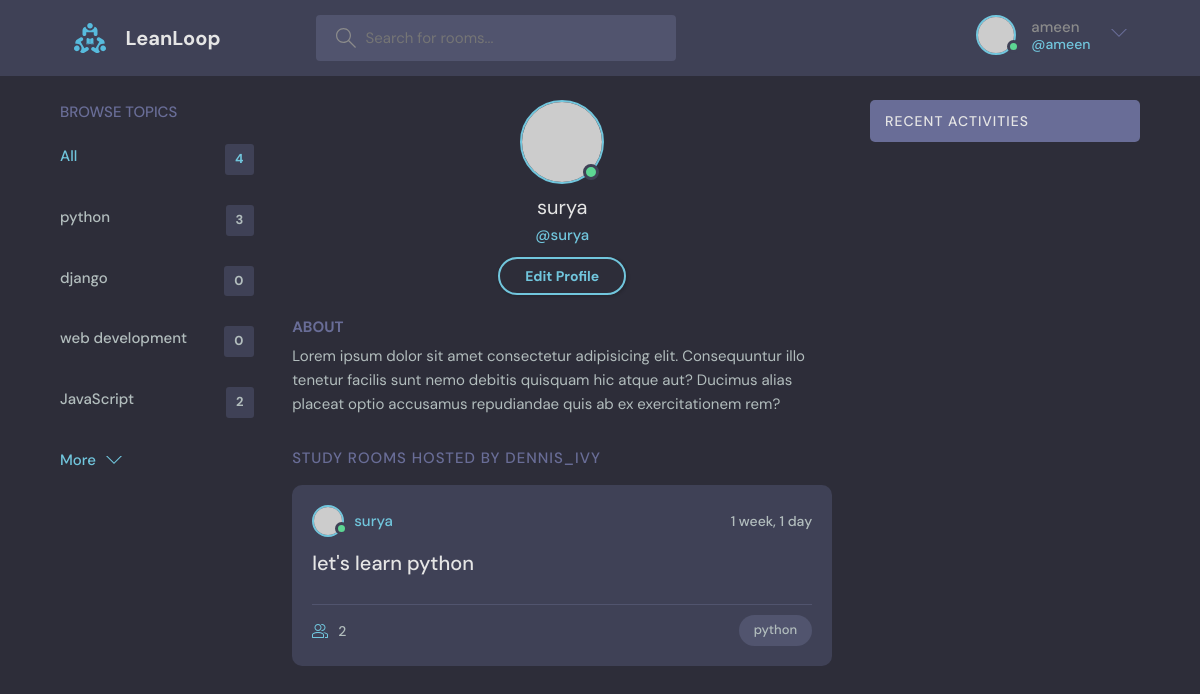
Page /profile/3 (signed in) on the committed database.
### base/models.py (models this page shows, shortened)
class Topic(models.Model):
    name = models.CharField(max_length=200)

class Room(models.Model):
    host = models.ForeignKey(User, on_delete=models.SET_NULL,null=True)
    topic = models.ForeignKey(Topic, on_delete=models.SET_NULL,null=True)
    name = models.CharField(max_length=200)
    description = models.TextField(null = True, blank=True)
    participants = models.ManyToManyField(User,related_name='participants',blank=True)
    updated = models.DateTimeField(auto_now=True)
    created = models.DateTimeField(auto_now_add=True)
    class Meta:
        ordering = ['-updated' ,'-created']

### base/views.py (the view)
# urls.py: path("profile/<str:pk>", views.userProfile, name="user-profile"),
@login_required(login_url='/login')
def userProfile (request,pk):
    user = User.objects.get(id=pk)
    rooms = user.room_set.all()
    room_messages = user.message_set.all()
    topics = Topic.objects.all()
    context = {'user':user ,'rooms':rooms , 'room_messages':room_messages ,
               'topics':topics}
    return render(request , 'base/profile.html', context)

### base/templates/base/profile.html
{% extends "main.html" %}
{% block content %}
 <main class="profile-page layout layout--3">
    <div class="container">
      {% include "base/topics_component.html" %}
      <div class="roomList">
        <div class="profile">
          <div class="profile__avatar">
            <div class="avatar avatar--large active">
              <img src="https://randomuser.me/api/portraits/men/11.jpg" />
            </div>
          </div>
          <div class="profile__info">
            <h3>{{user.username}}</h3>
            <p>@{{user.username}}</p>
            <a href="edit-user.html" class="btn btn--main btn--pill">Edit Profile</a>
          </div>
          <div class="profile__about">
            <h3>About</h3>
            <p>
              Lorem ipsum dolor sit amet consectetur adipisicing elit. Consequuntur illo tenetur
              facilis sunt nemo debitis quisquam hic atque aut? Ducimus alias placeat optio
              accusamus repudiandae quis ab ex exercitationem rem?
            </p>
          </div>
        </div>
        <div class="roomList__header">
          <div>
            <h2>Study Rooms Hosted by dennis_ivy</a>
            </h2>
          </div>
        </div>
        {% include "base/feed_component.html" %}
      </div>
      {% include "base/activity_component.html" %}
    </div>
  </main>
{% endblock content %}

### templates/navbar.html (shortened to what this page needs)
{% load static %}
<header class="header header--loggedIn">
    <div class="container">
      <a href="{% url 'home' %}" class="header__logo">
        <img src="{% static 'images/logo.svg' %}" />
        <h1>LeanLoop</h1>
      </a>
      <form class="header__search" method="GET" action="{% url 'home' %}">
        <label>
          <input name="q" placeholder="Search for rooms..." />
        </label>
      </form>
      <nav class="header__menu">
        {% if request.user.is_authenticated %}
        <div class="header__user">
          <a href="profile.html">
            <div class="avatar avatar--medium active">
              <img src="https://randomuser.me/api/portraits/men/37.jpg" />
            </div>
            <p>{{request.user.username}}<span>@{{request.user.username}}</span></p>
          </a>
          <button class="dropdown-button">
            <svg version="1.1" xmlns="http://www.w3.org/2000/svg" width="32" height="32" viewBox="0 0 32 32">
              <title>chevron-down</title>
              <path d="M16 21l-13-13h-3l16 16 16-16h-3l-13 13z"></path>
            </svg>
          </button>
        </div>
        {% else %}
         <a href="{% url 'login' %}">
          <img src="{% static 'images/avatar.svg' %}" />
          <p>Login</p>
        </a>
        {% endif %}
      </nav>
    </div>
  </header>

### base/templates/base/topics_component.html
<div class="topics">
  <div class="topics__header">
    <h2>Browse Topics</h2>
  </div>
  <ul class="topics__list">
    <li>
      <a href="{% url 'home' %}" class="active">All <span>{{topics.count}}</span></a>
    </li>
    {% for topic in topics  %}
    <li>
      <a href="{% url 'home' %}?q={{topic.name}}">{{topic.name}} <span>{{topic.room_set.all.count}}</span></a>
    </li>
  {% endfor %}
  </ul>
  <a class="btn btn--link" href="topics.html">
    More
    <svg version="1.1" xmlns="http://www.w3.org/2000/svg" width="32" height="32" viewBox="0 0 32 32">
      <title>chevron-down</title>
      <path d="M16 21l-13-13h-3l16 16 16-16h-3l-13 13z"></path>
    </svg>
  </a>
</div>

### base/templates/base/feed_component.html (shortened to what this page needs)
{% for room in rooms %}
<div class="roomListRoom">
  <div class="roomListRoom__header">
    <a href="{% url 'user-profile' room.host.id %}" class="roomListRoom__author">
      <div class="avatar avatar--small active">
        <img src="https://randomuser.me/api/portraits/men/11.jpg" />
      </div>
      <span>{{room.host.username}}</span>
    </a>
    <div class="roomListRoom__actions">
      <span>{{room.created|timesince}}</span>
    </div>
  </div>
  <div class="roomListRoom__content">
    <a href="{% url 'room' room.id %}">{{room.name}}</a>
  </div>
  <div class="roomListRoom__meta">
    <a href="{% url 'room' room.id %}" class="roomListRoom__joined">
      {{room.participants.all.count}}
    </a>
    <p class="roomListRoom__topic">{{room.topic.name}}</p>
  </div>
</div>
{% endfor %}

### rows in the picture
Topic: name "python", room_set.all.count "3"
Topic: name "django", room_set.all.count "0"
Topic: name "web development", room_set.all.count "0"
Topic: name "JavaScript", room_set.all.count "2"
Room: host.username "surya", created "1 week, 1 day", name "let's learn python", participants.all.count "2", topic.name "python"

### other values in the picture
{{ request.user.username }} "ameen"
{{ topics.count }} "4"
{{ user.username }} "surya"
